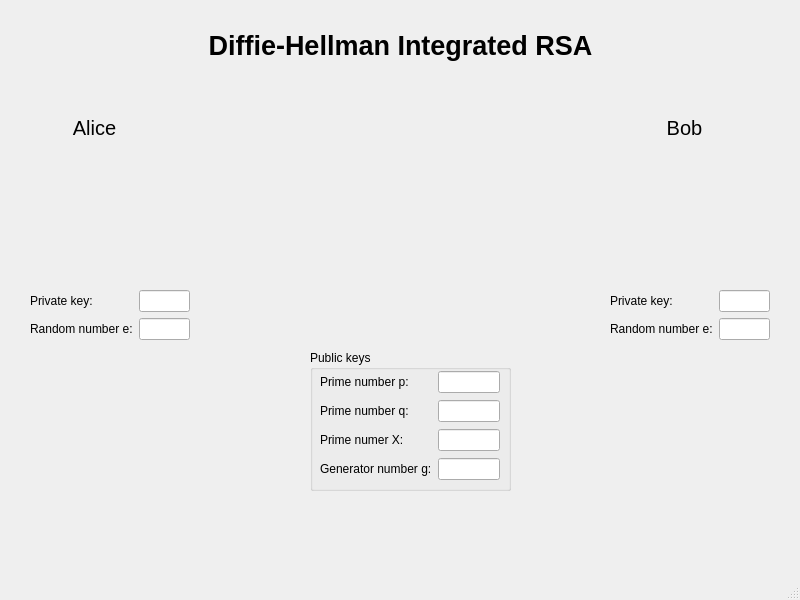
<?xml version="1.0" encoding="UTF-8"?>
<ui version="4.0">
 <class>MainWindow</class>
 <widget class="QMainWindow" name="MainWindow">
  <property name="geometry">
   <rect>
    <x>0</x>
    <y>0</y>
    <width>800</width>
    <height>600</height>
   </rect>
  </property>
  <property name="windowTitle">
   <string>MainWindow</string>
  </property>
  <widget class="QWidget" name="centralwidget">
   <widget class="QLabel" name="label">
    <property name="geometry">
     <rect>
      <x>70</x>
      <y>10</y>
      <width>661</width>
      <height>71</height>
     </rect>
    </property>
    <property name="font">
     <font>
      <pointsize>20</pointsize>
      <bold>true</bold>
     </font>
    </property>
    <property name="text">
     <string>Diffie-Hellman Integrated RSA</string>
    </property>
    <property name="alignment">
     <set>Qt::AlignCenter</set>
    </property>
   </widget>
   <widget class="QLabel" name="Alice_image">
    <property name="geometry">
     <rect>
      <x>30</x>
      <y>140</y>
      <width>141</width>
      <height>141</height>
     </rect>
    </property>
    <property name="text">
     <string/>
    </property>
    <property name="pixmap">
     <pixmap>Image/coding (1).png</pixmap>
    </property>
    <property name="scaledContents">
     <bool>true</bool>
    </property>
   </widget>
   <widget class="QLabel" name="Bob_image">
    <property name="geometry">
     <rect>
      <x>620</x>
      <y>140</y>
      <width>141</width>
      <height>141</height>
     </rect>
    </property>
    <property name="text">
     <string/>
    </property>
    <property name="pixmap">
     <pixmap>Image/coding.png</pixmap>
    </property>
    <property name="scaledContents">
     <bool>true</bool>
    </property>
   </widget>
   <widget class="QLabel" name="message_image">
    <property name="geometry">
     <rect>
      <x>150</x>
      <y>230</y>
      <width>41</width>
      <height>41</height>
     </rect>
    </property>
    <property name="text">
     <string/>
    </property>
    <property name="pixmap">
     <pixmap>Image/envelope.png</pixmap>
    </property>
    <property name="scaledContents">
     <bool>true</bool>
    </property>
   </widget>
   <widget class="QLabel" name="Alice_name">
    <property name="geometry">
     <rect>
      <x>70</x>
      <y>120</y>
      <width>49</width>
      <height>16</height>
     </rect>
    </property>
    <property name="font">
     <font>
      <pointsize>15</pointsize>
     </font>
    </property>
    <property name="text">
     <string>Alice</string>
    </property>
    <property name="alignment">
     <set>Qt::AlignCenter</set>
    </property>
   </widget>
   <widget class="QLabel" name="Bob_name">
    <property name="geometry">
     <rect>
      <x>660</x>
      <y>120</y>
      <width>49</width>
      <height>16</height>
     </rect>
    </property>
    <property name="font">
     <font>
      <pointsize>15</pointsize>
     </font>
    </property>
    <property name="text">
     <string>Bob</string>
    </property>
    <property name="alignment">
     <set>Qt::AlignCenter</set>
    </property>
   </widget>
   <widget class="QWidget" name="gridLayoutWidget_2">
    <property name="geometry">
     <rect>
      <x>30</x>
      <y>290</y>
      <width>160</width>
      <height>51</height>
     </rect>
    </property>
    <layout class="QGridLayout" name="AliceProperties">
     <item row="0" column="0">
      <widget class="QLabel" name="PKey_label">
       <property name="text">
        <string>Private key:</string>
       </property>
      </widget>
     </item>
     <item row="0" column="1">
      <widget class="QLineEdit" name="A_PKey_input"/>
     </item>
     <item row="1" column="0">
      <widget class="QLabel" name="A_number_e">
       <property name="text">
        <string>Random number e:</string>
       </property>
      </widget>
     </item>
     <item row="1" column="1">
      <widget class="QLineEdit" name="Number_e"/>
     </item>
    </layout>
   </widget>
   <widget class="QWidget" name="gridLayoutWidget_3">
    <property name="geometry">
     <rect>
      <x>610</x>
      <y>290</y>
      <width>160</width>
      <height>51</height>
     </rect>
    </property>
    <layout class="QGridLayout" name="BobProperties">
     <item row="0" column="0">
      <widget class="QLabel" name="B_PKey_label">
       <property name="text">
        <string>Private key:</string>
       </property>
      </widget>
     </item>
     <item row="0" column="1">
      <widget class="QLineEdit" name="B_PKey_input"/>
     </item>
     <item row="1" column="0">
      <widget class="QLabel" name="B_number_e">
       <property name="text">
        <string>Random number e:</string>
       </property>
      </widget>
     </item>
     <item row="1" column="1">
      <widget class="QLineEdit" name="Number_e_2"/>
     </item>
    </layout>
   </widget>
   <widget class="QGroupBox" name="groupBox">
    <property name="geometry">
     <rect>
      <x>310</x>
      <y>350</y>
      <width>201</width>
      <height>141</height>
     </rect>
    </property>
    <property name="title">
     <string>Public keys</string>
    </property>
    <widget class="QWidget" name="gridLayoutWidget">
     <property name="geometry">
      <rect>
       <x>10</x>
       <y>20</y>
       <width>180</width>
       <height>111</height>
      </rect>
     </property>
     <layout class="QGridLayout" name="gridLayout">
      <item row="1" column="0">
       <widget class="QLabel" name="Q_label">
        <property name="text">
         <string>Prime number q:</string>
        </property>
       </widget>
      </item>
      <item row="0" column="1">
       <widget class="QLineEdit" name="P_input"/>
      </item>
      <item row="2" column="1">
       <widget class="QLineEdit" name="X_input"/>
      </item>
      <item row="3" column="1">
       <widget class="QLineEdit" name="G_input"/>
      </item>
      <item row="3" column="0">
       <widget class="QLabel" name="G_label">
        <property name="text">
         <string>Generator number g:</string>
        </property>
       </widget>
      </item>
      <item row="1" column="1">
       <widget class="QLineEdit" name="Q_input"/>
      </item>
      <item row="2" column="0">
       <widget class="QLabel" name="X_label">
        <property name="text">
         <string>Prime numer X:</string>
        </property>
       </widget>
      </item>
      <item row="0" column="0">
       <widget class="QLabel" name="P_label">
        <property name="text">
         <string>Prime number p:</string>
        </property>
       </widget>
      </item>
     </layout>
    </widget>
   </widget>
   <zorder>message_image</zorder>
   <zorder>label</zorder>
   <zorder>Alice_image</zorder>
   <zorder>Bob_image</zorder>
   <zorder>Alice_name</zorder>
   <zorder>Bob_name</zorder>
   <zorder>gridLayoutWidget_2</zorder>
   <zorder>gridLayoutWidget_3</zorder>
   <zorder>groupBox</zorder>
  </widget>
  <widget class="QMenuBar" name="menubar">
   <property name="geometry">
    <rect>
     <x>0</x>
     <y>0</y>
     <width>800</width>
     <height>17</height>
    </rect>
   </property>
  </widget>
  <widget class="QStatusBar" name="statusbar"/>
 </widget>
 <resources/>
 <connections/>
</ui>
